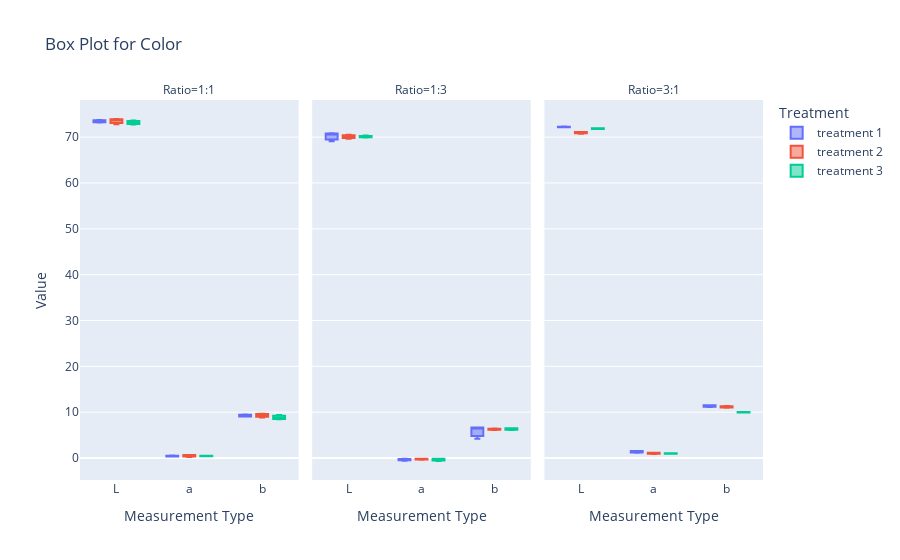

The code cell stored with this chart in its notebook:
### Code cell
# 绘制箱线图
fig = px.box(df_melted, x='Variable', y='Value', color='Treatment', facet_col='Ratio', title="Box Plot for Color",
             labels={'Variable': 'Measurement Type', 'Value': 'Value'}, category_orders={'Ratio': ['1:1', '1:3', '3:1']})

# 显示图表
fig.show()

### Figure 1 — Plotly figure (JSON) as saved in the notebook; plotly's stock layout.template omitted (floating-point values rounded to 4 significant figures)
{"data": [{"alignmentgroup": "True", "hovertemplate": "Treatment=treatment 1<br>Ratio=1:1<br>Measurement Type=%{x}<br>Value=%{y}<extra></extra>", "legendgroup": "treatment 1", "marker": {"color": "#636efa"}, "name": "treatment 1", "notched": false, "offsetgroup": "treatment 1", "orientation": "v", "showlegend": true, "type": "box", "x": ["L", "a", "b", "L", "a", "b", "L", "a", "b"], "x0": " ", "xaxis": "x", "y": [73.16, 0.4, 9.24, 73.45, 0.34, 9.04, 73.74, 0.55, 9.48], "y0": " ", "yaxis": "y"}, {"alignmentgroup": "True", "hovertemplate": "Treatment=treatment 1<br>Ratio=1:3<br>Measurement Type=%{x}<br>Value=%{y}<extra></extra>", "legendgroup": "treatment 1", "marker": {"color": "#636efa"}, "name": "treatment 1", "notched": false, "offsetgroup": "treatment 1", "orientation": "v", "showlegend": false, "type": "box", "x": ["L", "a", "b", "L", "a", "b", "L", "a", "b"], "x0": " ", "xaxis": "x2", "y": [69.08, -0.57, 4.23, 70.63, -0.23, 6.63, 70.84, -0.17, 6.68], "y0": " ", "yaxis": "y2"}, {"alignmentgroup": "True", "hovertemplate": "Treatment=treatment 1<br>Ratio=3:1<br>Measurement Type=%{x}<br>Value=%{y}<extra></extra>", "legendgroup": "treatment 1", "marker": {"color": "#636efa"}, "name": "treatment 1", "notched": false, "offsetgroup": "treatment 1", "orientation": "v", "showlegend": false, "type": "box", "x": ["L", "a", "b", "L", "a", "b", "L", "a", "b"], "x0": " ", "xaxis": "x3", "y": [72.19, 1.44, 11.47, 72.13, 1.16, 11.13, 72.31, 1.56, 11.5], "y0": " ", "yaxis": "y3"}, {"alignmentgroup": "True", "hovertemplate": "Treatment=treatment 2<br>Ratio=1:1<br>Measurement Type=%{x}<br>Value=%{y}<extra></extra>", "legendgroup": "treatment 2", "marker": {"color": "#EF553B"}, "name": "treatment 2", "notched": false, "offsetgroup": "treatment 2", "orientation": "v", "showlegend": true, "type": "box", "x": ["L", "a", "b", "L", "a", "b", "L", "a", "b"], "x0": " ", "xaxis": "x", "y": [72.83, 0.23, 8.87, 73.83, 0.57, 9.52, 73.95, 0.69, 9.64], "y0": " ", "yaxis": "y"}, {"alignmentgroup": "True", "hovertemplate": "Treatment=treatment 2<br>Ratio=1:3<br>Measurement Type=%{x}<br>Value=%{y}<extra></extra>", "legendgroup": "treatment 2", "marker": {"color": "#EF553B"}, "name": "treatment 2", "notched": false, "offsetgroup": "treatment 2", "orientation": "v", "showlegend": false, "type": "box", "x": ["L", "a", "b", "L", "a", "b", "L", "a", "b"], "x0": " ", "xaxis": "x2", "y": [69.66, -0.37, 6.43, 70.25, -0.18, 6.12, 70.49, -0.17, 6.28], "y0": " ", "yaxis": "y2"}, {"alignmentgroup": "True", "hovertemplate": "Treatment=treatment 2<br>Ratio=3:1<br>Measurement Type=%{x}<br>Value=%{y}<extra></extra>", "legendgroup": "treatment 2", "marker": {"color": "#EF553B"}, "name": "treatment 2", "notched": false, "offsetgroup": "treatment 2", "orientation": "v", "showlegend": false, "type": "box", "x": ["L", "a", "b", "L", "a", "b", "L", "a", "b"], "x0": " ", "xaxis": "x3", "y": [71.12, 1.14, 11.34, 71.01, 0.9, 10.97, 70.76, 1.13, 11.13], "y0": " ", "yaxis": "y3"}, {"alignmentgroup": "True", "hovertemplate": "Treatment=treatment 3<br>Ratio=1:1<br>Measurement Type=%{x}<br>Value=%{y}<extra></extra>", "legendgroup": "treatment 3", "marker": {"color": "#00cc96"}, "name": "treatment 3", "notched": false, "offsetgroup": "treatment 3", "orientation": "v", "showlegend": true, "type": "box", "x": ["L", "a", "b", "L", "a", "b", "L", "a", "b"], "x0": " ", "xaxis": "x", "y": [72.73, 0.5, 9.37, 73.64, 0.51, 8.46, 73.22, 0.38, 8.74], "y0": " ", "yaxis": "y"}, {"alignmentgroup": "True", "hovertemplate": "Treatment=treatment 3<br>Ratio=1:3<br>Measurement Type=%{x}<br>Value=%{y}<extra></extra>", "legendgroup": "treatment 3", "marker": {"color": "#00cc96"}, "name": "treatment 3", "notched": false, "offsetgroup": "treatment 3", "orientation": "v", "showlegend": false, "type": "box", "x": ["L", "a", "b", "L", "a", "b", "L", "a", "b"], "x0": " ", "xaxis": "x2", "y": [69.92, -0.64, 6.44, 70.03, -0.26, 6.5, 70.34, -0.14, 6.11], "y0": " ", "yaxis": "y2"}, {"alignmentgroup": "True", "hovertemplate": "Treatment=treatment 3<br>Ratio=3:1<br>Measurement Type=%{x}<br>Value=%{y}<extra></extra>", "legendgroup": "treatment 3", "marker": {"color": "#00cc96"}, "name": "treatment 3", "notched": false, "offsetgroup": "treatment 3", "orientation": "v", "showlegend": false, "type": "box", "x": ["L", "a", "b", "L", "a", "b", "L", "a", "b"], "x0": " ", "xaxis": "x3", "y": [71.75, 1.03, 10.07, 71.92, 0.95, 9.96, 71.92, 1.02, 9.96], "y0": " ", "yaxis": "y3"}], "layout": {"annotations": [{"font": {}, "showarrow": false, "text": "Ratio=1:1", "x": 0.16, "xanchor": "center", "xref": "paper", "y": 1, "yanchor": "bottom", "yref": "paper"}, {"font": {}, "showarrow": false, "text": "Ratio=1:3", "x": 0.5, "xanchor": "center", "xref": "paper", "y": 1, "yanchor": "bottom", "yref": "paper"}, {"font": {}, "showarrow": false, "text": "Ratio=3:1", "x": 0.84, "xanchor": "center", "xref": "paper", "y": 1, "yanchor": "bottom", "yref": "paper"}], "boxmode": "group", "legend": {"title": {"text": "Treatment"}, "tracegroupgap": 0}, "title": {"text": "Box Plot for Color"}, "xaxis": {"anchor": "y", "domain": [0, 0.32], "title": {"text": "Measurement Type"}}, "xaxis2": {"anchor": "y2", "domain": [0.34, 0.66], "matches": "x", "title": {"text": "Measurement Type"}}, "xaxis3": {"anchor": "y3", "domain": [0.68, 1.0], "matches": "x", "title": {"text": "Measurement Type"}}, "yaxis": {"anchor": "x", "domain": [0, 1], "title": {"text": "Value"}}, "yaxis2": {"anchor": "x2", "domain": [0, 1], "matches": "y", "showticklabels": false}, "yaxis3": {"anchor": "x3", "domain": [0, 1], "matches": "y", "showticklabels": false}}}
